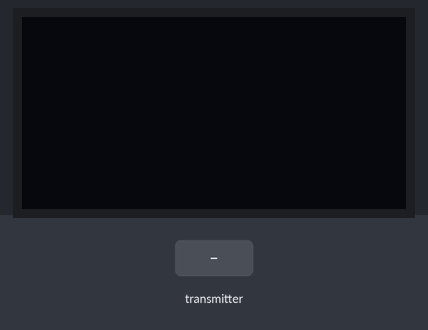
A sketch run on a simulated Arduino Uno, built with avr-gcc and run on an emulated ATmega328P. Shown: 128×64 one-colour display. Inputs (shaded band) come from the test bench. No radio packets arrive unless stated.

Above: at 3.2 s.
3.3 s: the transmitter starts sending autoMode = -100
At 4.5 s:
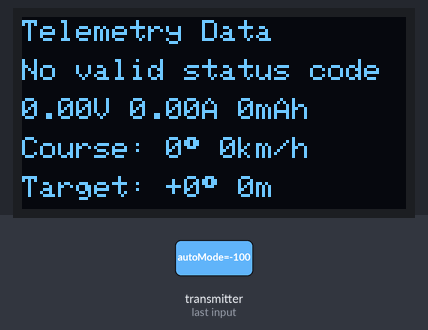
4.8 s: the transmitter starts sending batteryVoltage = 25
At 5.9 s:
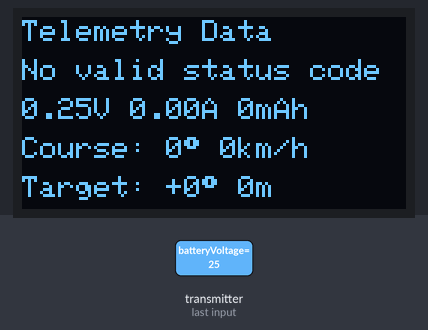
6.3 s: the transmitter starts sending autoMode = 0
At 7.3 s:
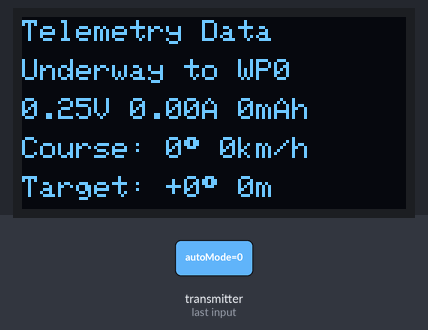
7.8 s: the transmitter starts sending waypoint = -100
At 8.1 s:
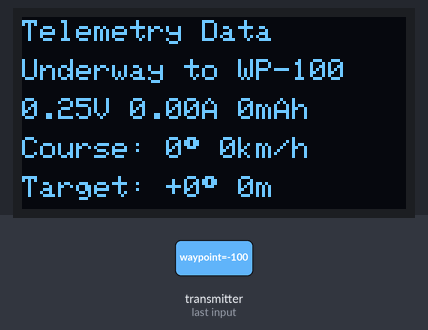
9.3 s: the transmitter starts sending boatSpeed = 256
At 10.6 s:
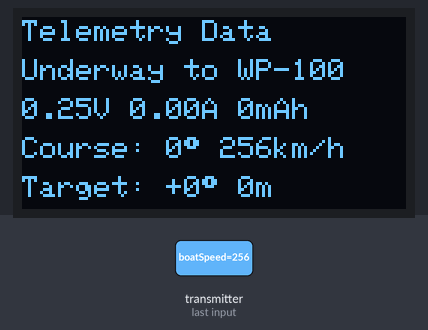
Timing chart, 0 to 11.8 s (numbered marks = the images above; inputs shaded):
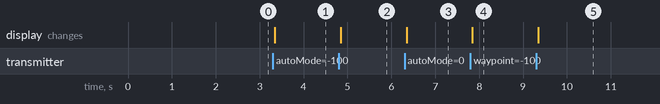

Measured:
- after the input at 3.3 s, the display: changes at once (image 1)
- after the input at 4.8 s, the display: changes after 0.05 s (image 2)
- after the input at 6.3 s, the display: changes after 0.05 s (image 3)
- after the input at 7.8 s, the display: changes at once (image 4)
- after the input at 9.3 s, the display: changes after 0.05 s (image 5)

The sketch:

rc_receiver_uno.ino
```cpp
//             RCBOAT
//
//                 __/___
//           _____/______|
//   _______/_____\_______\_____
//   \              < < <       |
// ~~~~~~~~~~~~~~~~~~~~~~~~~~~~~~~~~~
//
//

#include <nRF24L01.h>  //library for transceiver (nrf24l01+ PA+LNA) https://github.com/nRF24/RF24
#include <RF24.h>
#include <SPI.h>       //library for SPI protocol

#include <Adafruit_SSD1306.h>  //library for display (SSD1306 128x64) https://github.com/adafruit/Adafruit_SSD1306
#include <Wire.h>              //library for I2C protocol

const byte CE = 7;                   //rf24 CE pin
const byte CSN = 8;                  //rf24 CSN pin
const byte address[5] = {0,0,0,0,1};  //rf24 address

bool connection = 0;
float batteryCurrent = 0.0;
float batteryVoltage = 0.0;
float boatSpeed = 0.0;
unsigned long timer;         //millis timer

struct receiving{   //structure for telemetry data
  int8_t autoMode;
  int8_t waypoint;
  int16_t batteryVoltage;
  int16_t batteryCurrent;
  int16_t batteryEnergy;
  int16_t boatHeading;
  int16_t boatSpeed;
  int16_t targetDistance;
  int16_t targetHeading;
}__attribute__((packed));

struct receiving answer;                       //telemetry object
Adafruit_SSD1306 display(128, 64, &Wire, -1);  //display object
RF24 radio(CE, CSN);                           //wireless object

void setup() {

  radio.begin();                      //start radio service as transmitter
  radio.setPALevel(RF24_PA_MIN);      //transmission power
  radio.setDataRate(RF24_250KBPS);    //data rate
  radio.openReadingPipe(1, address);  //open reading pipe
  radio.startListening();             //start listening for incoming data

  Serial.begin(115200);  //set serial baudrate

  if(!display.begin(SSD1306_SWITCHCAPVCC, 0x3C)) {   //boot OLED display
    Serial.println(F("SSD1306 allocation failed"));  //boot failed
    for(;;);
  }

  delay(2000);                 //allow startup of display
  display.clearDisplay();      //clear the display
  display.setTextSize(1);      //standard 1:1 pixel scale
  display.setTextColor(WHITE); //set white text
  display.cp437(true);         //use full 256 char 'Code Page 437' font

}

void loop() {
  if(radio.available()){
    radio.read(&answer, sizeof(answer));
    timer = 0;
    answerToDisplay();                    //put all info on the display
  }
  else{
    if(timer == 0)
      timer = millis(); //new timestamp
    if(millis()-timer>10000){
      display.clearDisplay();
      display.setCursor(0, 1);
      display.print("connection lost...");
      display.display();
    }
  }
}


void answerToDisplay(){  //function for putting answer from boat on display
  display.clearDisplay();

  display.setCursor(0, 1);
  display.print("Telemetry Data");

  display.setCursor(0, 14);
  switch(answer.autoMode){
    case 0:
      display.print("Underway to WP");
      display.print(answer.waypoint);
      break;
    case 1:
      display.print("Arrived at WP");
      display.print(answer.waypoint);
      break;
    case 2:
      display.print("No GPS Data!");
      break;
    case 3:
      display.print("Manual Mode");
      break;
    case 4:
      display.print("Override to WP");
      display.print(answer.waypoint);
      break;
    default:
      display.print("No valid status code");
      break;
  }

  display.setCursor(0, 27);
  batteryVoltage = answer.batteryVoltage / 100.0;
  display.print(batteryVoltage, 2);
  display.print("V ");
  batteryCurrent = answer.batteryCurrent / 100.0;
  display.print(batteryCurrent, 2);
  display.print("A ");
  display.print(answer.batteryEnergy);
  display.print("mAh");

  display.setCursor(0, 40);
  display.print("Course: ");
  display.print(answer.boatHeading);
  display.print((char)248);
  display.print(" ");
  boatSpeed = answer.boatSpeed/10.0;
  display.print(answer.boatSpeed, 1);
  display.print("km/h");

  display.setCursor(0, 53);
  display.print("Target: ");
  if(answer.targetHeading >= 0)
    display.print("+");
  display.print(answer.targetHeading);
  display.print((char)248);
  display.print(" ");
  display.print(answer.targetDistance);
  display.print("m");

  display.display();

}
```
